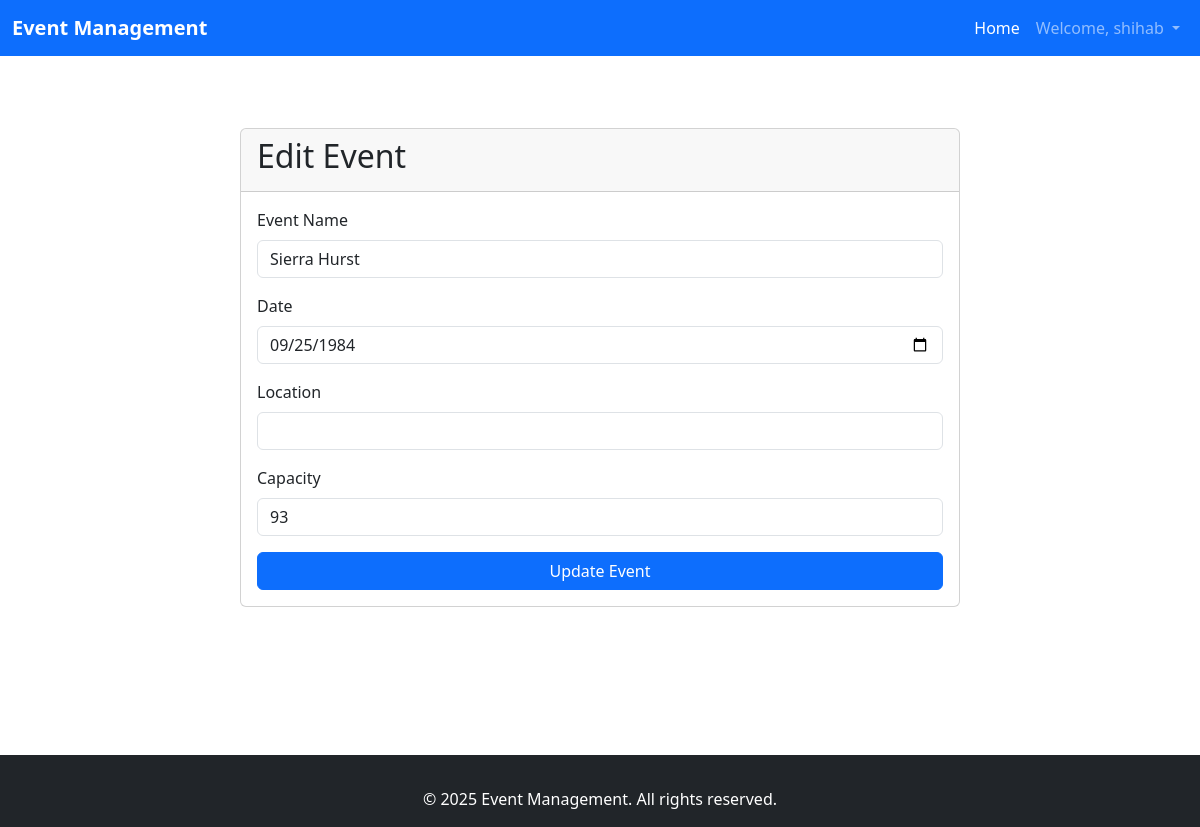
The page /edit_event.php?id=12 (signed in) on the database its author committed.
### tables this page shows
CREATE TABLE `events` (
  `id` int(11) NOT NULL,
  `name` varchar(255) NOT NULL,
  `description` text DEFAULT NULL,
  `date` date NOT NULL,
  `capacity` int(11) NOT NULL,
  `created_by` int(11) NOT NULL,
  `location` varchar(255) NOT NULL,
  `created_at` timestamp NOT NULL DEFAULT current_timestamp()
);

### edit_event.php (the view, shortened to what this page needs)
<?php
include 'includes/db.php';
$eventId = $_GET['id'];
$stmt = $pdo->prepare("SELECT * FROM events WHERE id = ?");
$stmt->execute([$eventId]);
$event = $stmt->fetch();
?>
<?php include 'includes/header.php'; ?>
<div class="container mt-5">
    <div class="row justify-content-center">
        <div class="col-md-8">
            <div class="card">
                <div class="card-header">
                    <h2>Edit Event</h2>
                </div>
                <div class="card-body">
                    <form id="edit-event-form" method="POST">
                        <div class="mb-3">
                            <label for="name" class="form-label">Event Name</label>
                            <input type="text" class="form-control" id="name" name="name" value="<?= htmlspecialchars($event['name']) ?>" required>
                        </div>
                        <div class="mb-3">
                            <label for="date" class="form-label">Date</label>
                            <input type="date" class="form-control" id="date" name="date" value="<?= htmlspecialchars($event['date']) ?>" required>
                        </div>
                        <div class="mb-3">
                            <label for="location" class="form-label">Location</label>
                            <input type="text" class="form-control" id="location" name="location" value="<?= htmlspecialchars($event['location']) ?>" required>
                        </div>
                        <div class="mb-3">
                            <label for="capacity" class="form-label">Capacity</label>
                            <input type="number" class="form-control" id="capacity" name="capacity" value="<?= htmlspecialchars($event['capacity']) ?>" placeholder="Max attendees" required>
                        </div>
                        <button type="submit" class="btn btn-primary w-100">Update Event</button>
                    </form>
                </div>
            </div>
        </div>
    </div>
</div>
<?php include 'includes/footer.php'; ?>

### rows shown on the page
events: name "Sierra Hurst", date "09/25/1984", capacity "93"

### other values the page prints
$_SESSION['username'] "shihab"
